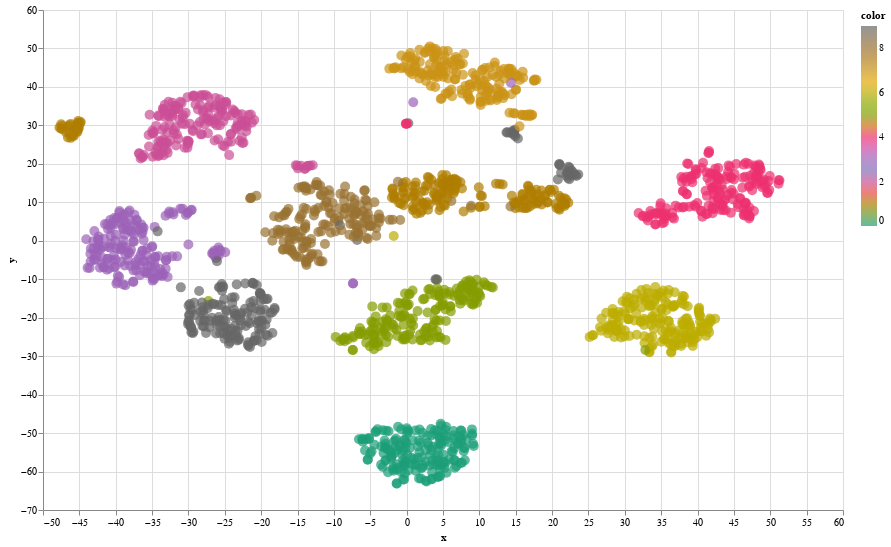

Write notebook code for a chart like this one.
### Code cell
projector = TSNE(n_components=2)
digits_points = projector.fit_transform(digits_X,digits_y)
interactiveDraw(digits_points[:,0],digits_points[:,1],digits_y,digits_y,size=(800,500))

### Figure 1 — Vega-Lite specification as saved in the notebook (floating-point values rounded to 4 significant figures; data arrays with more than 128 entries replaced by an {"elided": "..."} marker saying what was removed)
{"config": {"view": {"continuousWidth": 300, "continuousHeight": 300}}, "data": {"name": "data-fa5f6678e2d8e9f3550ed56adafe3d36"}, "mark": {"type": "circle", "size": 100}, "encoding": {"color": {"field": "color", "scale": {"scheme": "dark2"}, "type": "quantitative"}, "tooltip": [{"field": "label", "type": "quantitative"}], "x": {"field": "x", "type": "quantitative"}, "y": {"field": "y", "type": "quantitative"}}, "height": 500, "params": [{"name": "param_3", "select": {"type": "interval", "encodings": ["x", "y"]}, "bind": "scales"}], "width": 800, "$schema": "https://vega.github.io/schema/vega-lite/v5.20.1.json", "datasets": {"data-fa5f6678e2d8e9f3550ed56adafe3d36": {"elided": "1797 records"}}}
